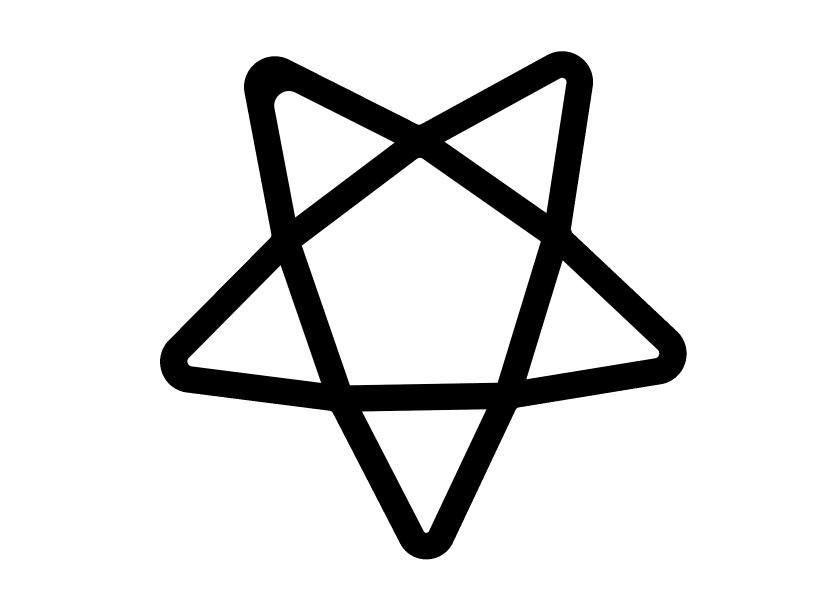
//> input picture 项目/五角星.png, 2481 x 1846 px (shown at 1/3 size)
$ ./项目一   (built with g++ and OpenCV 4)
//> lines starting //> are read from the running program, lines starting //| are printed output that depends on the picture; after the words box and inside, x2 and y2 are one past the last pixel; in counts of white or black regions, pixels touching at a corner belong together
#include <opencv2/core/utils/logger.hpp>
#include<opencv2/core.hpp>
#include<opencv2/highgui.hpp>
#include<opencv2/imgproc.hpp>
#include<iostream>
#include <map>
//---basic function---
cv::Mat image, imageresize, imageGray, imagethresh;
int thresh = 80;							//二值化阈值
std::vector<cv::Point2f> points;			//五角星拐点
std::vector<cv::Point2f> shortpoints;		//离中心近的拐点
std::vector<cv::Point2f> longpoints;		//离中心远的拐点
std::vector<cv::Point2f> resultpoints;	//结果
std::vector<cv::Point2f> inside_points_;        //五角星内部拐点


cv::Point2f center;						//外接圆圆心(五角星中心)
float radius = 0;						//外接圆半径

/*
查找五角星轮廓
通过层次关系排除
对五角星轮廓拟/合一个最小外接圆(得到圆心和半径)
对五角星轮廓进行多边形拟合得到10个拐点
极坐标排序
依据拐点和外接圆圆心的相对关系
建立极坐标系,向右👉
注意,上方是负,下方是正
然后依据两个点在x和y上的偏量计算弧度角
*/
static void getContours(cv::Mat imagethresh)
{
	std::vector<std::vector<cv::Point>> contours;
	std::vector<cv::Vec4i> hierarchy;

	cv::findContours(imagethresh, contours, hierarchy,
		cv::RETR_TREE, cv::CHAIN_APPROX_SIMPLE);

	std::vector<std::vector<cv::Point>> conPoly(contours.size());
	//std::vector<cv::Rect> boundRect(contours.size());

	for (int i = 0; i < contours.size(); i++)
	{
		if (hierarchy[i][3] == -1)continue;
		if (hierarchy[i][2] == -1)continue;
		//判断子轮廓个数是否为6
		int cnt = 0;
		for (int j = hierarchy[i][2]; j + 1; j = hierarchy[j][0]) {
			cnt++;
			std::cout << "contours :  " << j << std::endl;
		}
		//std::cout << cnt << std::endl;
		if (cnt != 6)continue;
		for (int j = hierarchy[i][2]; j + 1; j = hierarchy[j][0])
		{
			double length = cv::arcLength(contours[j], true);
			cv::approxPolyDP(contours[j], conPoly[j], 0.03 * length, true);
			if (conPoly[j].size() != 5)continue;
			inside_points_.clear();
			//std::cout << "contours :  " << i << std::endl;
			for (int k = 0; k < conPoly[j].size(); k++)
			{
				std::cout << "good-----" << std::endl;

				inside_points_.emplace_back(conPoly[j][k]);
			}
			//std::cout << inside_points_.size() << std::endl;
			std::sort(inside_points_.begin(), inside_points_.end(), [&](const cv::Point2f& p1, const cv::Point2f& p2) {return atan2(p1.y - center.y, p1.x - center.x) < atan2(p2.y - center.y, p2.x - center.x); });

		}

		//多边形拟合
		double length = cv::arcLength(contours[i], true);

		cv::approxPolyDP(contours[i], conPoly[i], 0.03 * length, true);

		if (conPoly[i].size() != 10)continue;

		//拟合外接圆
		cv::minEnclosingCircle(cv::Mat(contours[i]), center, radius);

		//储存拐点
		points.clear();
		for (int j = 0; j < conPoly[i].size(); j++)
		{
			points.emplace_back(conPoly[i][j]);
		}

		//极坐标排序
		std::sort(points.begin(), points.end(), [&](const cv::Point2f& p1, const cv::Point2f& p2) {return atan2(p1.y - center.y, p1.x - center.x) < atan2(p2.y - center.y, p2.x - center.x); });
		//std::cout << points.size() << std::endl;
	}
	// [26 lines of commented-out code are left out]

		for (int i = 0; i < inside_points_.size(); i++)
		{
			//std::cout << "good" << std::endl;
			cv::circle(imageresize, inside_points_[i], 5, cv::Scalar(250, 25, 0), 5);
			cv::putText(imageresize, std::to_string(i), inside_points_[i], cv::FONT_HERSHEY_PLAIN, 5, cv::Scalar(0, 0, 200), 2);
		}
	//}


}

/*
拐点分类
依据拐点到圆心的距离分成长短点集
*/
// [40 lines left out: function ClassifyPoint, not called in this run]
/*
封装结果
*/
// [36 lines left out: functions makeresultpoint, test, not called in this run]

int main()
{
	cv::utils::logging::setLogLevel(cv::utils::logging::LOG_LEVEL_SILENT);//不再输出日志

	std::string path = "D:/NHJ/Documents/Visual Studio 2022/VS 2022/Projects/opencv_help/项目/五角星.png";
	image = cv::imread(path);
//> image is the input picture: 1846 rows x 2481 cols, CV_8UC3; mean B, G, R 222.8, 222.8, 222.8
	//改大小
	cv::resize(image, imageresize, cv::Size(), 0.3, 0.3);
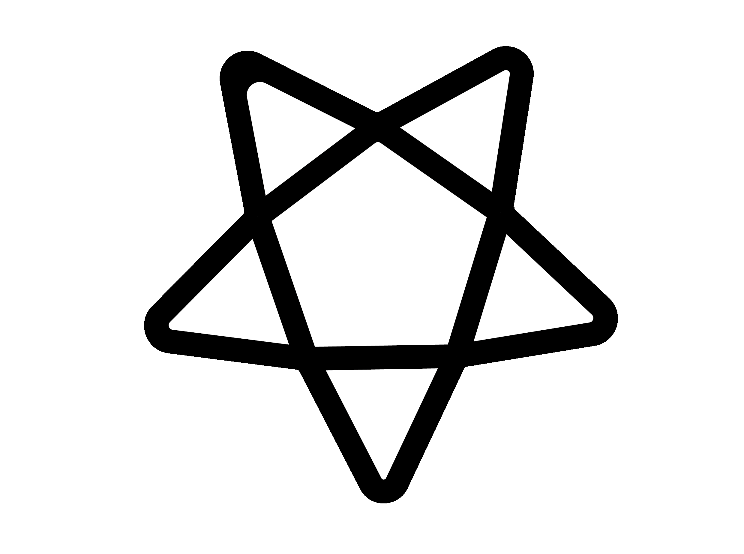
//> imageresize: 554 rows x 744 cols, CV_8UC3; mean B, G, R 222.8, 222.8, 222.8
	//转灰度图
	cv::cvtColor(imageresize, imageGray, cv::COLOR_BGR2GRAY);
	//二值化
	cv::threshold(imageGray, imagethresh, thresh, 255, cv::THRESH_BINARY);
//> imagethresh: 554 rows x 744 cols, CV_8UC1; 87.4% white; 1 black region

	getContours(imagethresh);
//> in getContours, `cv::findContours(imagethresh, contours, hierarchy, cv::RETR_TREE, cv::..`: contours = 8 contours; box (x1, y1, x2, y2) and area: (0, 0, 744, 554) 410879, (143, 45, 619, 504) 114702, (272, 142, 487, 347) 30188, (326, 368, 438, 480) 6216, (169, 239, 289, 345) 6215, (474, 234, 593, 341) 6212, (400, 70, 510, 192) 6212, (247, 82, 355, 195) 6080
//> in getContours, `std::vector<std::vector<cv::Point>> conPoly(contours.size());`: conPoly = 8 empty contours
//> the loop in getContours, `for (int i = 0; i < contours.size(); i++)` made 8 passes
//> (cnt, length) on pass 2: (6, 1721)
//> after the loop in getContours, `for (int i = 0; i < contours.size(); i++)`: inside_points_ = 5 Points (x, y): [376, 142], [478, 211], [447, 344], [272, 220], [315, 346]
//> the loop in getContours, `for (int i = 0; i < inside_points_.size(); i++)` made 5 passes
//> pass 1, in getContours, `cv::putText(imageresize, std::to_string(i), inside_points_[i], cv::FON..`:
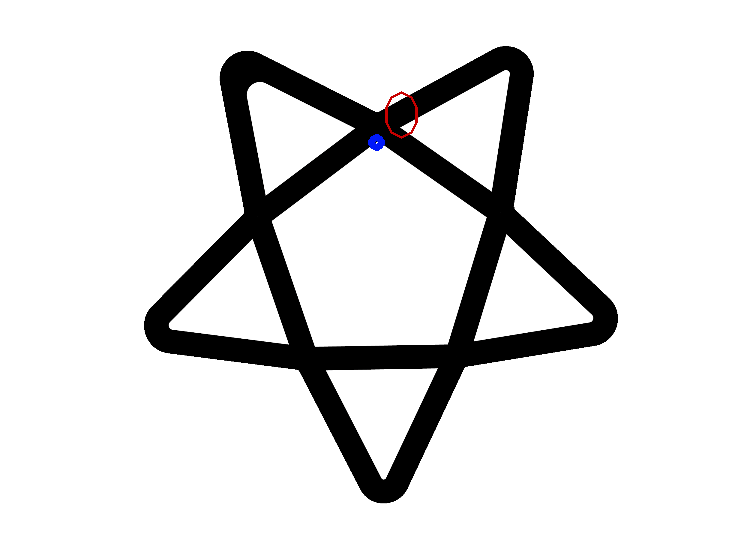
//> imageresize: 554 rows x 744 cols, CV_8UC3; 0.12% of pixels changed, all inside (x1, y1, x2, y2) = (368, 91, 418, 151)
//> pass 2, in getContours, `cv::putText(imageresize, std::to_string(i), inside_points_[i], cv::FON..`:
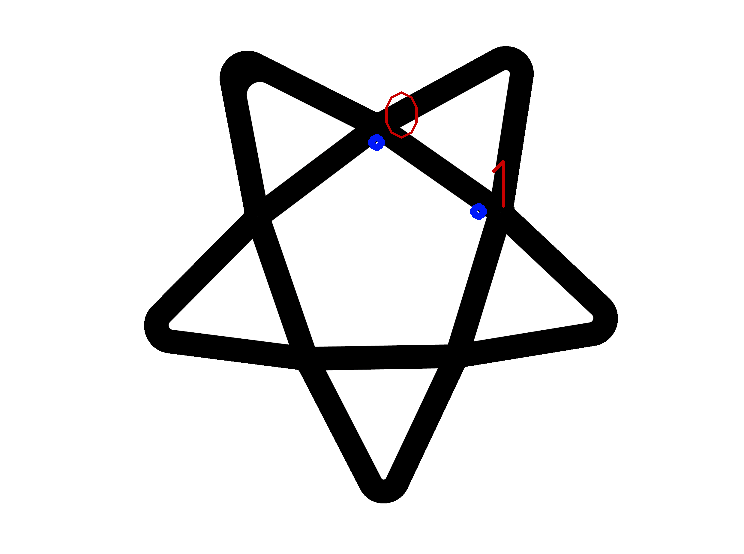
//> imageresize: 554 rows x 744 cols, CV_8UC3; 0.1% of pixels changed, all inside (x1, y1, x2, y2) = (470, 160, 505, 220)
//> pass 3, in getContours, `cv::putText(imageresize, std::to_string(i), inside_points_[i], cv::FON..`:
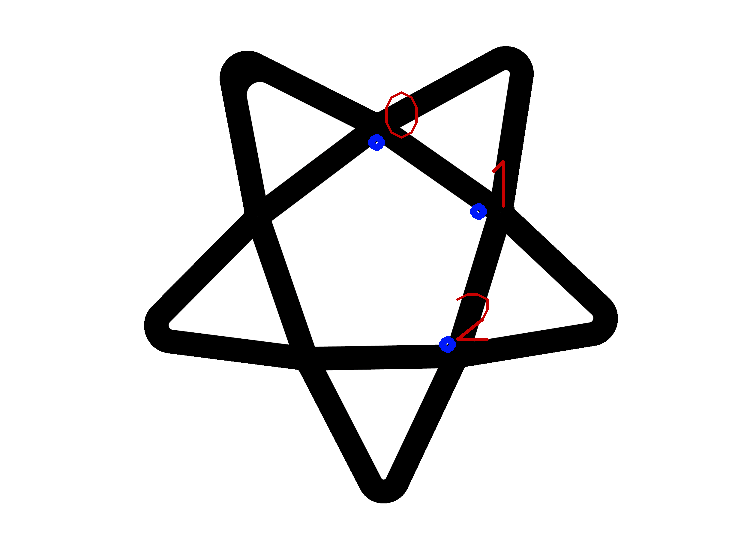
//> imageresize: 554 rows x 744 cols, CV_8UC3; 0.13% of pixels changed, all inside (x1, y1, x2, y2) = (439, 293, 489, 353)
//> after the loop in getContours, `for (int i = 0; i < inside_points_.size(); i++)`:
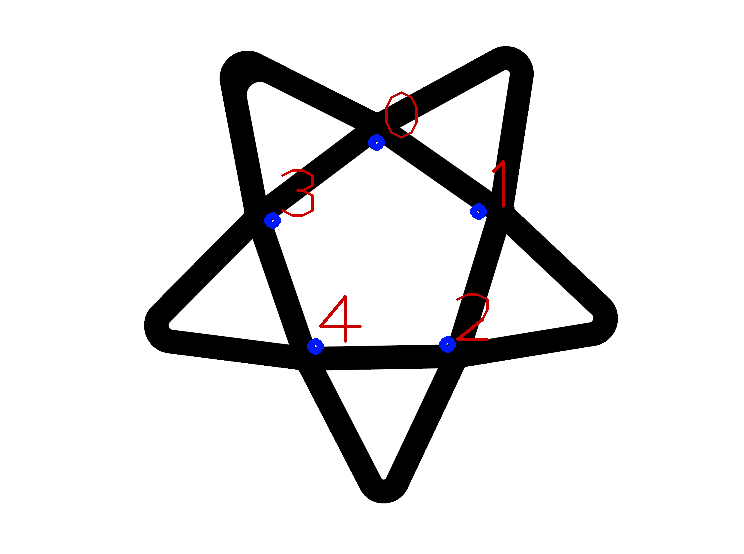
//> imageresize: 554 rows x 744 cols, CV_8UC3; 0.26% of pixels changed, all inside (x1, y1, x2, y2) = (264, 169, 362, 355)

	//ClassifyPoint();

	//test();

	//makeresultpoint();

	cv::imshow("Thresh", imagethresh);
	cv::imshow("imageresize", imageresize);
	cv::waitKey(0);
	return 0;
}

// [30 lines of commented-out code are left out]
